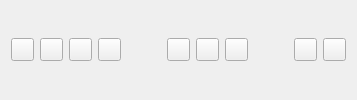
                 <widget class="QWidget" name="page_5">
                  <layout class="QHBoxLayout" name="horizontalLayout_2">
                   <item>
                    <widget class="QPushButton" name="collectionsNewCategoryButton">
                     <property name="minimumSize">
                      <size>
                       <width>23</width>
                       <height>23</height>
                      </size>
                     </property>
                     <property name="maximumSize">
                      <size>
                       <width>23</width>
                       <height>23</height>
                      </size>
                     </property>
                     <property name="toolTip">
                      <string>Create new category</string>
                     </property>
                     <property name="text">
                      <string/>
                     </property>
                    </widget>
                   </item>
                   <item>
                    <widget class="QPushButton" name="collectionsNewButton">
                     <property name="minimumSize">
                      <size>
                       <width>23</width>
                       <height>23</height>
                      </size>
                     </property>
                     <property name="maximumSize">
                      <size>
                       <width>23</width>
                       <height>23</height>
                      </size>
                     </property>
                     <property name="toolTip">
                      <string>New collection</string>
                     </property>
                     <property name="text">
                      <string/>
                     </property>
                    </widget>
                   </item>
                   <item>
                    <widget class="QPushButton" name="collectionsDeleteButton">
                     <property name="minimumSize">
                      <size>
                       <width>23</width>
                       <height>23</height>
                      </size>
                     </property>
                     <property name="maximumSize">
                      <size>
                       <width>23</width>
                       <height>23</height>
                      </size>
                     </property>
                     <property name="toolTip">
                      <string>Delete selected collection</string>
                     </property>
                     <property name="text">
                      <string/>
                     </property>
                    </widget>
                   </item>
                   <item>
                    <widget class="QPushButton" name="collectionsRenameButton">
                     <property name="minimumSize">
                      <size>
                       <width>23</width>
                       <height>23</height>
                      </size>
                     </property>
                     <property name="maximumSize">
                      <size>
                       <width>23</width>
                       <height>23</height>
                      </size>
                     </property>
                     <property name="toolTip">
                      <string>Edit selected collection</string>
                     </property>
                     <property name="text">
                      <string/>
                     </property>
                    </widget>
                   </item>
                   <item>
                    <spacer>
                     <property name="orientation">
                      <enum>Qt::Horizontal</enum>
                     </property>
                     <property name="sizeHint" stdset="0">
                      <size>
                       <width>40</width>
                       <height>20</height>
                      </size>
                     </property>
                    </spacer>
                   </item>
                   <item>
                    <widget class="QPushButton" name="collectionsAddImagesButton">
                     <property name="minimumSize">
                      <size>
                       <width>23</width>
                       <height>23</height>
                      </size>
                     </property>
                     <property name="maximumSize">
                      <size>
                       <width>23</width>
                       <height>23</height>
                      </size>
                     </property>
                     <property name="toolTip">
                      <string>Add selected images to collection(s)</string>
                     </property>
                     <property name="text">
                      <string/>
                     </property>
                    </widget>
                   </item>
                   <item>
                    <widget class="QPushButton" name="collectionsRemoveImagesButton">
                     <property name="minimumSize">
                      <size>
                       <width>23</width>
                       <height>23</height>
                      </size>
                     </property>
                     <property name="maximumSize">
                      <size>
                       <width>23</width>
                       <height>23</height>
                      </size>
                     </property>
                     <property name="toolTip">
                      <string>Remove selected images from current collection</string>
                     </property>
                     <property name="text">
                      <string/>
                     </property>
                    </widget>
                   </item>
                   <item>
                    <widget class="QPushButton" name="collectionsTagImagesButton">
                     <property name="minimumSize">
                      <size>
                       <width>23</width>
                       <height>23</height>
                      </size>
                     </property>
                     <property name="maximumSize">
                      <size>
                       <width>23</width>
                       <height>23</height>
                      </size>
                     </property>
                     <property name="toolTip">
                      <string>Tag selected images</string>
                     </property>
                     <property name="text">
                      <string/>
                     </property>
                    </widget>
                   </item>
                   <item>
                    <spacer>
                     <property name="orientation">
                      <enum>Qt::Horizontal</enum>
                     </property>
                     <property name="sizeHint" stdset="0">
                      <size>
                       <width>40</width>
                       <height>20</height>
                      </size>
                     </property>
                    </spacer>
                   </item>
                   <item>
                    <widget class="QPushButton" name="collectionsImportButton">
                     <property name="minimumSize">
                      <size>
                       <width>23</width>
                       <height>23</height>
                      </size>
                     </property>
                     <property name="maximumSize">
                      <size>
                       <width>23</width>
                       <height>23</height>
                      </size>
                     </property>
                     <property name="toolTip">
                      <string>Import collection/collectionset</string>
                     </property>
                     <property name="text">
                      <string/>
                     </property>
                    </widget>
                   </item>
                   <item>
                    <widget class="QPushButton" name="collectionsExportButton">
                     <property name="minimumSize">
                      <size>
                       <width>23</width>
                       <height>23</height>
                      </size>
                     </property>
                     <property name="maximumSize">
                      <size>
                       <width>23</width>
                       <height>23</height>
                      </size>
                     </property>
                     <property name="toolTip">
                      <string>Export collection/collectionset</string>
                     </property>
                     <property name="text">
                      <string/>
                     </property>
                    </widget>
                   </item>
                  </layout>
                 </widget>
